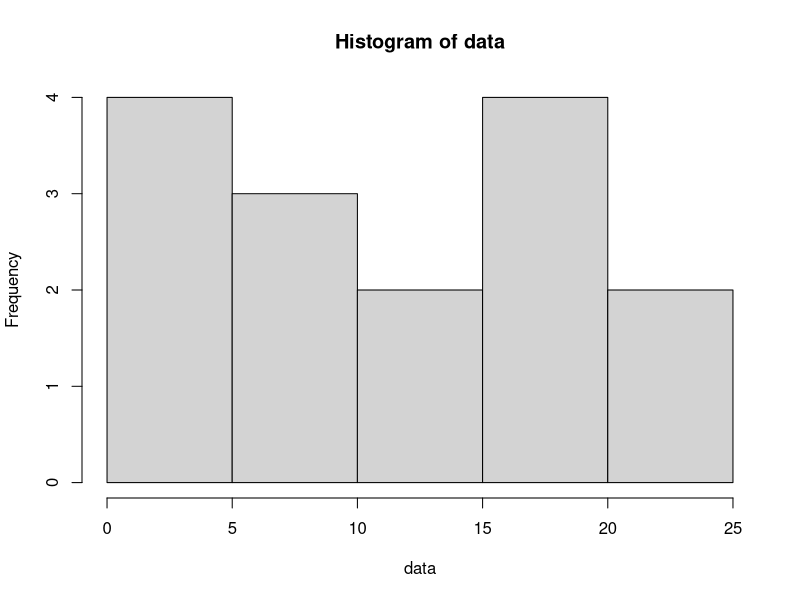

Generate this figure with R:
data = c(15.4, 17.9, 19.0, 0.5, 15.9, 2.7, 6.2, 2.5, 4.7, 6.9, 10.8, 24.3, 5.6, 23.0, 10.7)
mean(data)
mu0 = 15

#Assuming normality we can do the following t-test
t.test(data,mu=mu0,alt="less")
#since p<0.05 we reject H0, which was that H0 is equal or larger than 15,
#and therefore accept H1, H1 was that mean<15.

#You can see that the 95% confidence interval for the population mean is 
#[inf;14.59] which means that at a significance level alpha =0.05 we reject
#null hypothesis as long as the hypothesized value mu0 is below 14.59
#otherwise the null hypothesis cannot be rejected

#not sure about this one
larger_than_mu = sum(data>mu0)
samples = length(data)
binom.test(larger_than_mu,samples,p=0.5, alt='less')
#since p>0.05 we accept H0, we do not have sufficient evidence to say that
#the  patients are less likely to wait less than 15 min than more than 15 min
#with binomial sign test

hist(data)
#Wilcoxon signed rank test can not be done since the distribution of the data
#is not symmetric